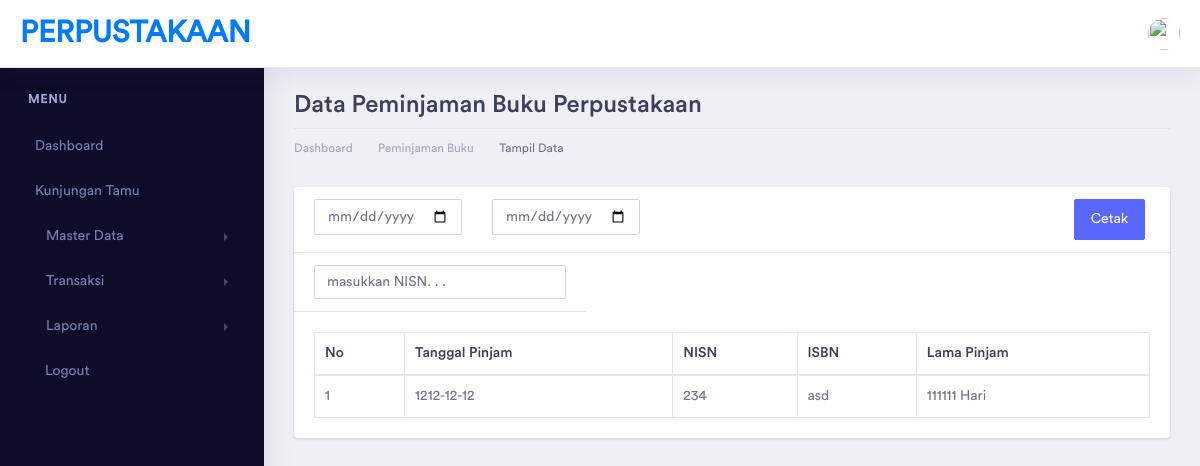
The app's page /index.php/laporan/LaporanPeminjamBuku, older data.
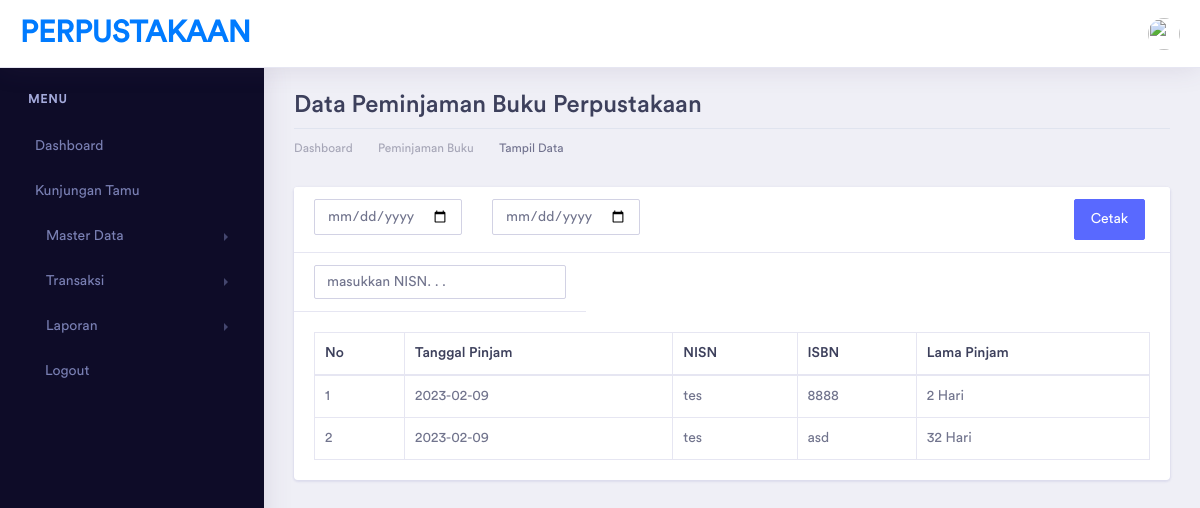
The same page, newer data.
### tables this page shows
CREATE TABLE `peminjaman` (
  `id_pinjam` int(5) NOT NULL,
  `kd_pinjam` varchar(50) NOT NULL,
  `tanggal_pinjam` date NOT NULL,
  `nisn` varchar(50) NOT NULL,
  `nama_anggota` varchar(100) NOT NULL,
  `isbn` varchar(50) NOT NULL,
  `judul_buku` varchar(100) NOT NULL,
  `lama_pinjam` int(5) NOT NULL
);

CREATE TABLE `anggota` (
  `id_anggota` int(5) NOT NULL,
  `kd_anggota` varchar(10) NOT NULL,
  `nisn` varchar(100) NOT NULL,
  `nama_anggota` varchar(100) NOT NULL,
  `jenis_kelamin` enum('L','P') NOT NULL,
  `kelas_id` int(5) NOT NULL,
  `alamat` varchar(100) NOT NULL,
  `no_telp` varchar(13) NOT NULL,
  `username` varchar(50) NOT NULL,
  `password` varchar(100) NOT NULL,
  `role_id` int(10) NOT NULL
);

CREATE TABLE `buku` (
  `id_buku` int(5) NOT NULL,
  `kd_buku` varchar(10) NOT NULL,
  `kategori_id` int(5) NOT NULL,
  `isbn` varchar(100) NOT NULL,
  `judul_buku` varchar(100) NOT NULL,
  `id_penulis` varchar(75) NOT NULL,
  `id_penerbit` varchar(75) NOT NULL,
  `tahun_terbit` varchar(4) NOT NULL,
  `stok_buku` varchar(3) NOT NULL,
  `harga_buku` varchar(10) NOT NULL,
  `id_rak` int(5) NOT NULL
);

### application/controllers/Laporan.php (called while the page is built, shortened)
<?php
class Laporan extends CI_Controller
{
    function __construct()
    {
        $this->load->model(array('PenerbitModel', 'BTamuModel', 'KategoriBukuModel', 'PengembalianModel', 'KelasModel', 'AnggotaModel', 'BukuModel', 'PeminjamanModel'));
    }
    public function LaporanPeminjamBuku()
    {
        $data['title'] = "Data Peminjaman Perpustakaan | PERPUSTAKAAN";
        $data['peminjaman'] = $this->PeminjamanModel->get_peminjaman();
        $data['anggota'] = $this->AnggotaModel->get_anggota();
        $data['buku'] = $this->BukuModel->get_buku();
        $this->load->view('template/header', $data);
        $this->load->view('template/sidebar');
        $this->load->view('laporan/filter_peminjaman', $data);
        $this->load->view('template/footer');
    }
}

### index.php (called while the page is built, shortened)
<?php
require_once BASEPATH.'core/CodeIgniter.php';

### application/models/PeminjamanModel.php (called while the page is built, shortened)
<?php
class PeminjamanModel extends CI_Model
{
    public function get_peminjaman()
    {
        $q = "select peminjaman.*, anggota.nisn, buku.isbn from peminjaman inner join anggota on peminjaman.nisn = anggota.nisn inner join buku
        on peminjaman.isbn = buku.isbn";
        return $this->db->query($q)->result();
    }
}

### application/views/laporan/filter_peminjaman.php (the view, shortened to what this page needs)
<div class="dashboard-wrapper">
    <div class="container-fluid dashboard-content">
        <div class="row">
            <div class="col-xl-12 col-lg-12 col-md-12 col-sm-12 col-12">
                <div class="page-header">
                    <h2 class="pageheader-title">Data Peminjaman Buku Perpustakaan </h2>
                    <div class="page-breadcrumb">
                        <nav aria-label="breadcrumb">
                            <ol class="breadcrumb">
                                <li class="breadcrumb-item"><a href="<?= base_url('home') ?>"
                                        class="breadcrumb-link">Dashboard</a></li>
                                <li class="breadcrumb-item"><a href="<?= base_url('peminjaman') ?>"
                                        class="breadcrumb-link">Peminjaman Buku</a></li>
                                <li class="breadcrumb-item active" aria-current="page">Tampil Data</li>
                            </ol>
                        </nav>
                    </div>
                </div>
            </div>
        </div>
        <div class=" row">
            <div class="col-xl-12 col-lg-12 col-md-12 col-sm-12 col-12">
                <div class="card">
                    <div class="card-header">
                        <form class="row g-3" method="post" action="<?php echo base_url(); ?>laporan/printDataPeminjaman"
                            target="_blank">
                            <div class="col-auto">
                                <input type="date" class="form-control" name="startDate" id="start_date">
                            </div>
                            <div class="col-auto">
                                <input name="endDate" class="form-control" type="date" id="end_date">
                            </div>
                            <div class="col-7">
                                <button class="btn btn-primary float-right" type="submit" id="print-data">Cetak</button>
                        </form>
                    </div>
                </div>
                <div class="float-right card-header col-4">
                    <input type="text" placeholder="masukkan NISN. . ." class="form-control float-right"
                        id="name_filter">
                </div>
                <div class="card-body">
                    <table id="data_table" class="table table-bordered">
                        <thead>
                            <tr>
                                <th>No</th>
                                <th>Tanggal Pinjam</th>
                                <th>NISN</th>
                                <th>ISBN</th>
                                <th>Lama Pinjam</th>
                            </tr>
                        </thead>
                        <tbody>
                            <?php
                            $no = 1;
                            foreach ($peminjaman as $a) {
                                echo "<tr>
                                            <td>" . $no++ . "</td>
                                            <td>" . $a->tanggal_pinjam . "</td>
                                            <td>" . $a->nisn . "</td>
                                            <td>" . $a->isbn . "</td>
                                            <td>" . $a->lama_pinjam . " Hari</td>
                                            </tr>";
                            }
                            ?>
                        </tbody>
                    </table>
                </div>
            </div>
        </div>
    </div>
</div>
</div>

Row changes from the older to the newer data that the page shows:
no longer on this page (row unchanged): peminjaman: tanggal_pinjam "1212-12-12", anggota.nisn "234", buku.isbn "asd", lama_pinjam "111111"
added peminjaman: tanggal_pinjam "2023-02-09", anggota.nisn "tes", buku.isbn "8888", lama_pinjam "2"
added peminjaman: tanggal_pinjam "2023-02-09", anggota.nisn "tes", buku.isbn "asd", lama_pinjam "32"
